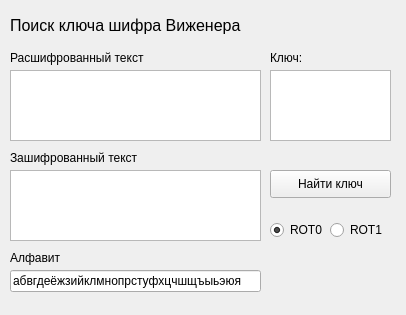
<?xml version="1.0" encoding="UTF-8"?>
<ui version="4.0">
 <class>Form</class>
 <widget class="QWidget" name="Form">
  <property name="geometry">
   <rect>
    <x>0</x>
    <y>0</y>
    <width>406</width>
    <height>315</height>
   </rect>
  </property>
  <property name="windowTitle">
   <string>Поиск ключа шифра Виженера</string>
  </property>
  <widget class="QLabel" name="label">
   <property name="geometry">
    <rect>
     <x>10</x>
     <y>10</y>
     <width>301</width>
     <height>31</height>
    </rect>
   </property>
   <property name="font">
    <font>
     <pointsize>12</pointsize>
    </font>
   </property>
   <property name="text">
    <string>Поиск ключа шифра Виженера</string>
   </property>
  </widget>
  <widget class="QLabel" name="label_2">
   <property name="geometry">
    <rect>
     <x>10</x>
     <y>50</y>
     <width>151</width>
     <height>16</height>
    </rect>
   </property>
   <property name="text">
    <string>Расшифрованный текст</string>
   </property>
  </widget>
  <widget class="QPlainTextEdit" name="ciphered">
   <property name="geometry">
    <rect>
     <x>10</x>
     <y>170</y>
     <width>251</width>
     <height>71</height>
    </rect>
   </property>
  </widget>
  <widget class="QLabel" name="label_3">
   <property name="geometry">
    <rect>
     <x>10</x>
     <y>150</y>
     <width>141</width>
     <height>16</height>
    </rect>
   </property>
   <property name="text">
    <string>Зашифрованный текст</string>
   </property>
  </widget>
  <widget class="QPlainTextEdit" name="deciphered">
   <property name="geometry">
    <rect>
     <x>10</x>
     <y>70</y>
     <width>251</width>
     <height>71</height>
    </rect>
   </property>
  </widget>
  <widget class="QLabel" name="label_5">
   <property name="geometry">
    <rect>
     <x>10</x>
     <y>250</y>
     <width>71</width>
     <height>16</height>
    </rect>
   </property>
   <property name="text">
    <string>Алфавит</string>
   </property>
  </widget>
  <widget class="QLineEdit" name="alphabet">
   <property name="geometry">
    <rect>
     <x>10</x>
     <y>270</y>
     <width>251</width>
     <height>22</height>
    </rect>
   </property>
   <property name="text">
    <string>абвгдеёжзийклмнопрстуфхцчшщъыьэюя</string>
   </property>
  </widget>
  <widget class="QLabel" name="label_4">
   <property name="geometry">
    <rect>
     <x>270</x>
     <y>50</y>
     <width>55</width>
     <height>16</height>
    </rect>
   </property>
   <property name="text">
    <string>Ключ:</string>
   </property>
  </widget>
  <widget class="QPlainTextEdit" name="key">
   <property name="geometry">
    <rect>
     <x>270</x>
     <y>70</y>
     <width>121</width>
     <height>71</height>
    </rect>
   </property>
  </widget>
  <widget class="QPushButton" name="get_key_button">
   <property name="geometry">
    <rect>
     <x>270</x>
     <y>170</y>
     <width>121</width>
     <height>28</height>
    </rect>
   </property>
   <property name="text">
    <string>Найти ключ</string>
   </property>
  </widget>
  <widget class="QLabel" name="infoLabel">
   <property name="geometry">
    <rect>
     <x>270</x>
     <y>240</y>
     <width>111</width>
     <height>51</height>
    </rect>
   </property>
   <property name="text">
    <string/>
   </property>
  </widget>
  <widget class="QRadioButton" name="rot0">
   <property name="geometry">
    <rect>
     <x>270</x>
     <y>220</y>
     <width>95</width>
     <height>20</height>
    </rect>
   </property>
   <property name="text">
    <string>ROT0</string>
   </property>
   <property name="checked">
    <bool>true</bool>
   </property>
  </widget>
  <widget class="QRadioButton" name="rot1">
   <property name="geometry">
    <rect>
     <x>330</x>
     <y>220</y>
     <width>61</width>
     <height>20</height>
    </rect>
   </property>
   <property name="text">
    <string>ROT1</string>
   </property>
  </widget>
 </widget>
 <resources/>
 <connections/>
</ui>
